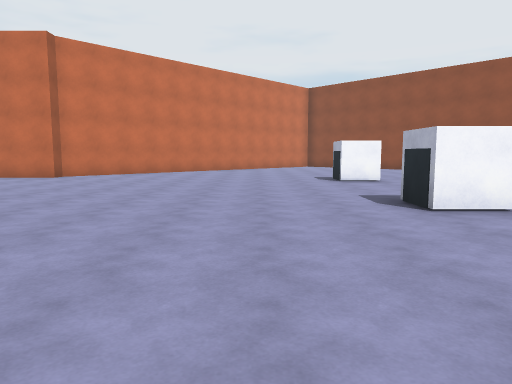
view 1 (above)

16 first-person views from a walk through a Unity game level. The camera is 1.4 m above the floor, tilts 6° down and sees 70° across. The floor is counted in squares, 2 m on a side. Each view is taken from the middle of a square. On the plan, view 1 faces up. The plan holds only what a view shows up to about 11 squares ahead; the rest is blank. The place goes on beyond the plan. The player character is not drawn.

view 2
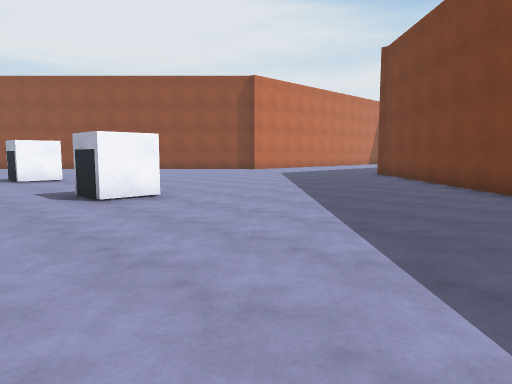

view 3
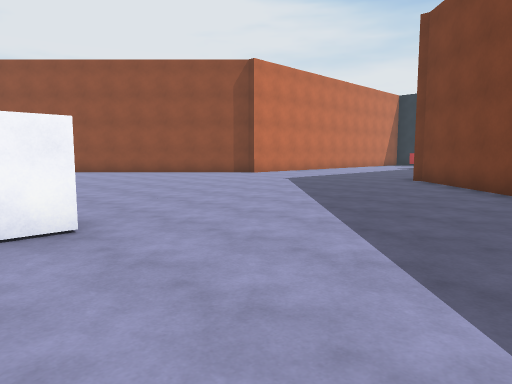

view 4
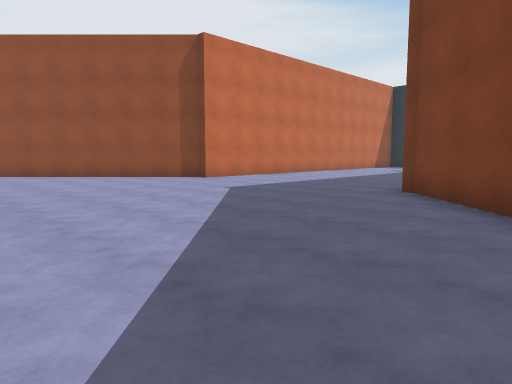

view 5
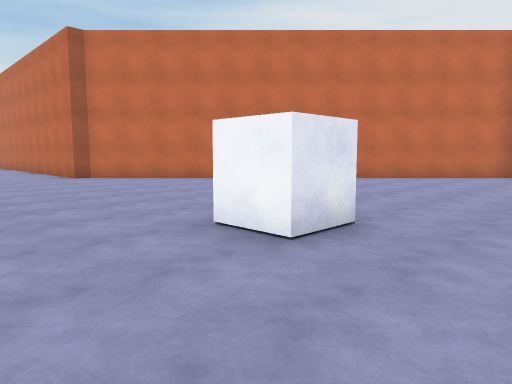

view 6
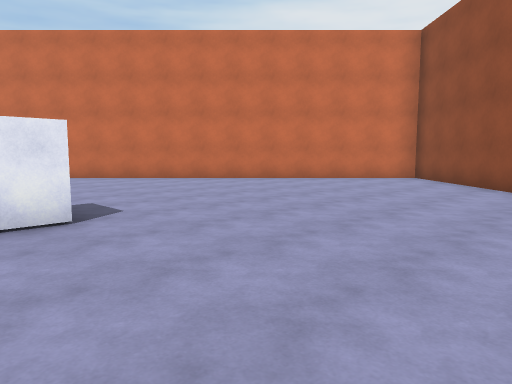

view 7
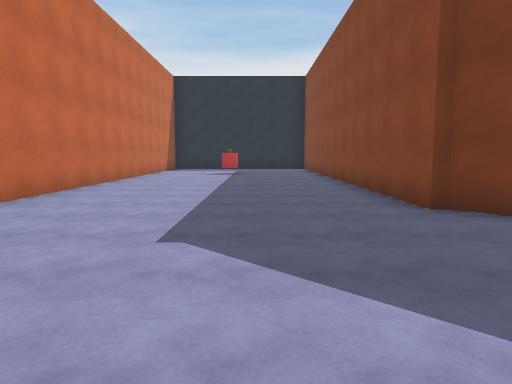

view 8
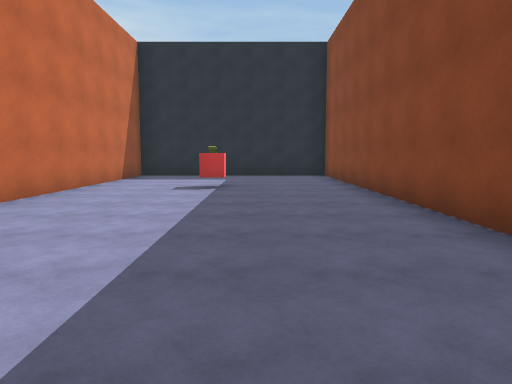

view 9
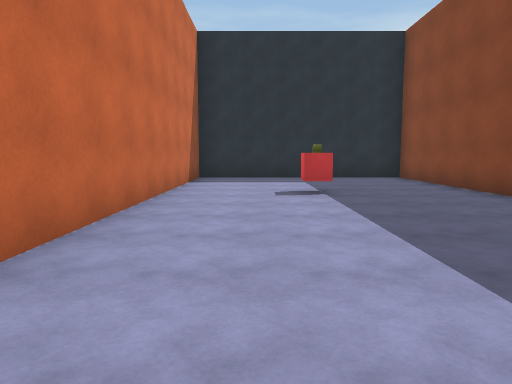

view 10
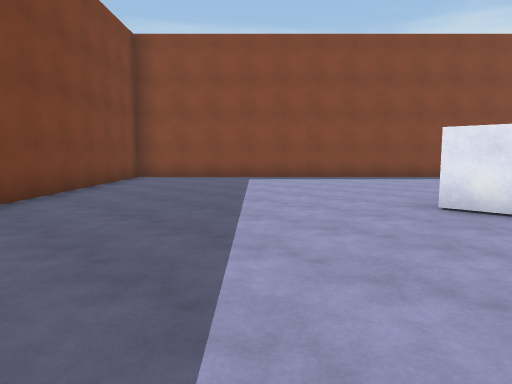

view 11
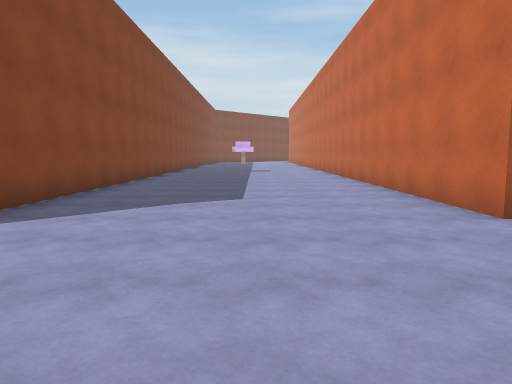

view 12
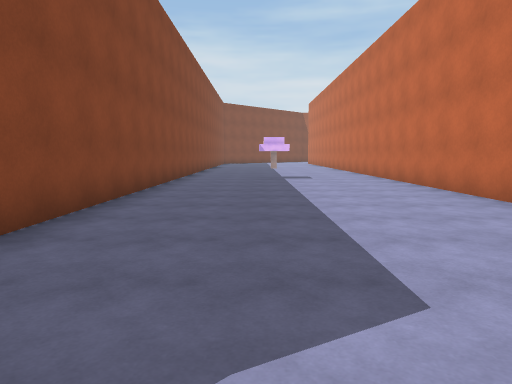

view 13
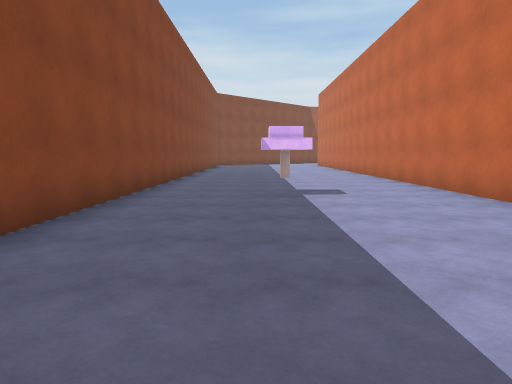

view 14
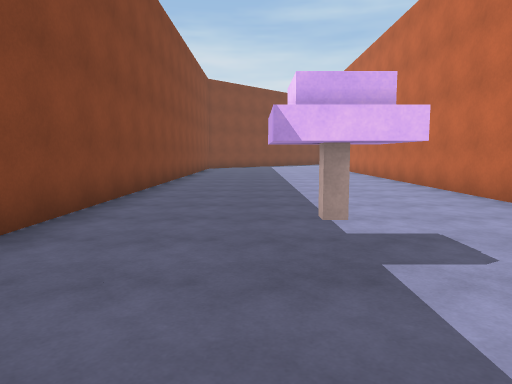

view 15
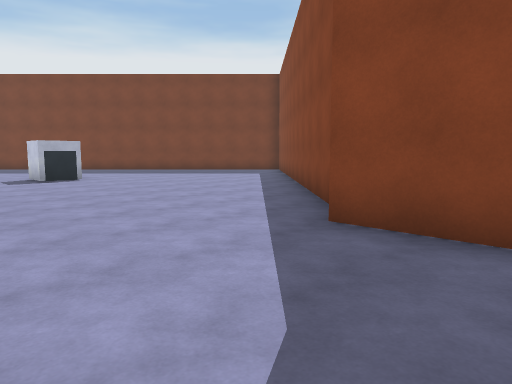

view 16
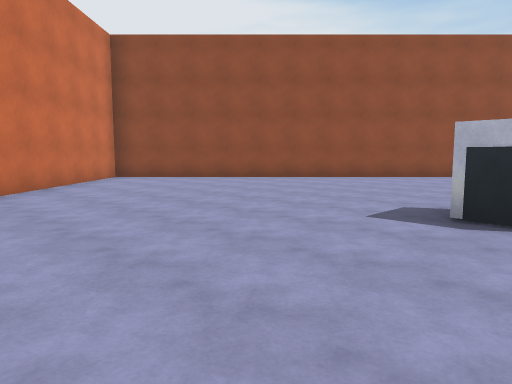

### Floor plan
Points are (right, up) in squares from view 1. A wall is a line through its corners. A room is listed if a view was taken in it or the views show most of it. See-through windows are left out.
Room 1 (views 1, 2, 3, 4, 5, 6, 7, 8, 9, 10, 11, 12, 13, 14, 15, 16)
walls: (-5.1, 3.7) (2.8, -4.2) (11.6, 4.6); (11.5, 4.8) (23.7, 4.8) (23.7, 10.7) (11.5, 10.7); (11.6, 10.9) (2.8, 19.7) (-5.9, 11.1) (-5.9, 10.7) (-23.5, 10.7); (-23.5, 4.8) (-5.9, 4.8)
objects: other object (-16, 7) to (-16, 8); other object (2, 5) to (3, 5); other object (2, 10) to (3, 10); other object (20, 8)

Positions as (right, up) in squares from view 1, and headings:
1: (0, 0), facing up
2: (0, -1), facing up-right
3: (2, 1), facing up-right
4: (5, 2), facing up-right
5: (5, 7), facing up-left
6: (7, 9), facing up-left
7: (7, 7), facing right
8: (12, 7), facing right
9: (13, 9), facing right
10: (8, 6), facing down-left
11: (-2, 8), facing left
12: (-6, 7), facing left
13: (-10, 7), facing left
14: (-14, 7), facing left
15: (-8, 8), facing down-right
16: (-2, 9), facing up-right
